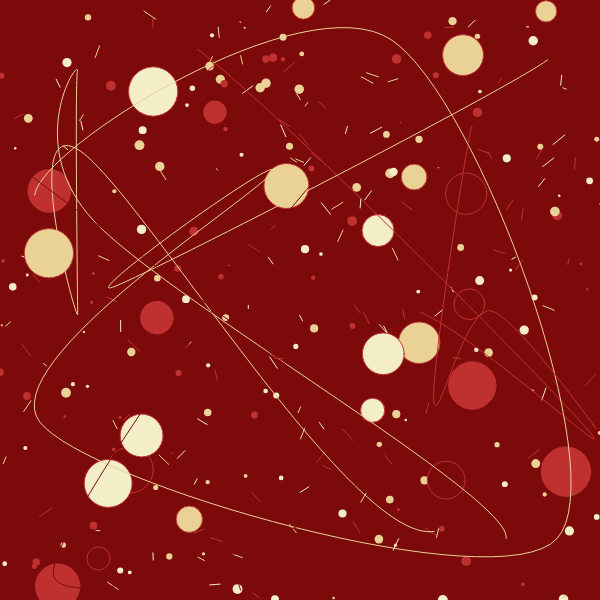
Frame 1 (no input)
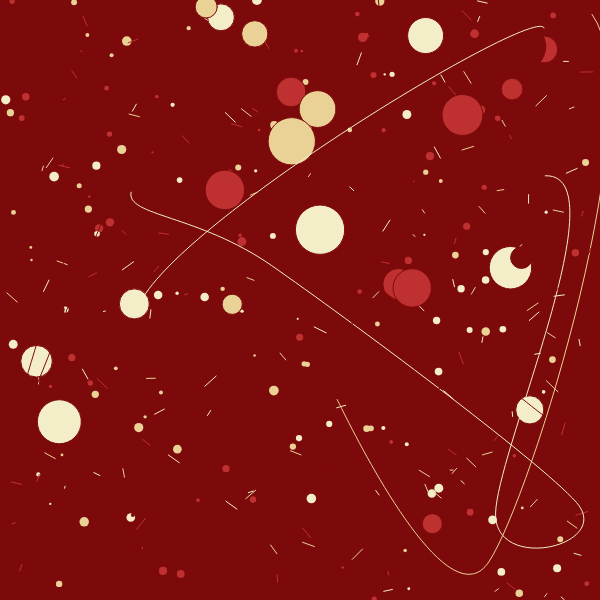
Frame 2 (the mouse pressed at the canvas centre, redrawn once)

The p5.js sketch that drew these frames (run headless with seeded random() and noise() and a simulated clock; the mouse was pressed at the canvas centre and the sketch redrawn once):

// p5.js sketch
// ── sketch.js
let palletes = [
  ["#11009E", "#4942E4", "#E6B9DE", "#FAE7F3"],
  ["#5F8670", "#FF9800", "#B80000", "#820300"],
  ["#7D0A0A", "#BF3131", "#EAD196", "#F3EDC8"],
];
let colors = [];

function setup() {
  createCanvas(600, 600);
  noLoop();
  frameRate(2);

  colors = random(palletes);
}

function draw() {
  background(random(colors));

  noStroke();

  // small circles
  for (let i = 0; i < 200; i++) {
    fill(random(colors));
    circle(random(width), random(height), random(2, 10));
  }

  // lines
  for (let i = 0; i < 200; i++) {
    const x = random(width);
    const y = random(height);
    stroke(random(colors));
    line(x, y, x + random(-12, 12), y + random(-12, 12));
  }

  // large circles
  for (let i = 0; i < 25; i++) {
    fill(random(colors));
    circle(random(width), random(height), random(20, 50));
  }

  // curves
  noFill();
  for (let i = 0; i < random(2, 8); i++) {
    beginShape();
    stroke(random(colors));
    for (let i = 0; i < random(2, (i + 1) * 2); i++) {
      const x = random(width);
      const y = random(height);
      curveVertex(x, y);
    }
    endShape();
  }
}
